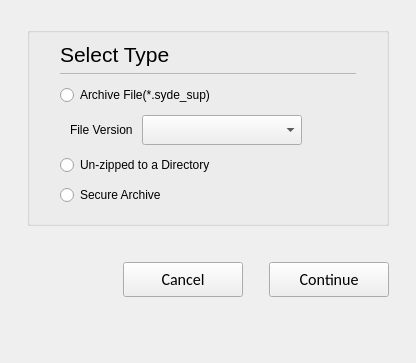
<?xml version="1.0" encoding="UTF-8"?>
<ui version="4.0">
 <class>C_SyvUpPacServiceUpdatePackageDialog</class>
 <widget class="QWidget" name="C_SyvUpPacServiceUpdatePackageDialog">
  <property name="geometry">
   <rect>
    <x>0</x>
    <y>0</y>
    <width>416</width>
    <height>363</height>
   </rect>
  </property>
  <property name="windowTitle">
   <string>C_SyvUpPacServiceUpdatePackageDialog</string>
  </property>
  <layout class="QVBoxLayout" name="verticalLayout" stretch="0,0,0,1">
   <property name="leftMargin">
    <number>27</number>
   </property>
   <property name="topMargin">
    <number>27</number>
   </property>
   <property name="rightMargin">
    <number>27</number>
   </property>
   <property name="bottomMargin">
    <number>27</number>
   </property>
   <item>
    <widget class="stw::opensyde_gui_elements::C_OgeGbx" name="pc_GroupBox_General">
     <property name="title">
      <string/>
     </property>
     <layout class="QVBoxLayout" name="verticalLayout_2">
      <property name="spacing">
       <number>0</number>
      </property>
      <property name="leftMargin">
       <number>30</number>
      </property>
      <property name="rightMargin">
       <number>30</number>
      </property>
      <property name="bottomMargin">
       <number>13</number>
      </property>
      <item>
       <layout class="QHBoxLayout" name="horizontalLayout_5" stretch="0,1">
        <property name="spacing">
         <number>0</number>
        </property>
        <item>
         <widget class="stw::opensyde_gui_elements::C_OgeLabHeadingGroupBold" name="pc_LabelType">
          <property name="font">
           <font>
            <family>Segoe UI</family>
            <pointsize>16</pointsize>
           </font>
          </property>
          <property name="text">
           <string>Select Type</string>
          </property>
         </widget>
        </item>
        <item>
         <spacer name="horizontalSpacer_7">
          <property name="orientation">
           <enum>Qt::Orientation::Horizontal</enum>
          </property>
          <property name="sizeHint" stdset="0">
           <size>
            <width>40</width>
            <height>1</height>
           </size>
          </property>
         </spacer>
        </item>
       </layout>
      </item>
      <item>
       <layout class="QHBoxLayout" name="horizontalLayout_19" stretch="0">
        <property name="spacing">
         <number>0</number>
        </property>
        <property name="topMargin">
         <number>6</number>
        </property>
        <property name="rightMargin">
         <number>0</number>
        </property>
        <property name="bottomMargin">
         <number>6</number>
        </property>
        <item>
         <widget class="stw::opensyde_gui_elements::C_OgeFraSeparator" name="pc_Frame">
          <property name="minimumSize">
           <size>
            <width>0</width>
            <height>1</height>
           </size>
          </property>
          <property name="maximumSize">
           <size>
            <width>16777215</width>
            <height>1</height>
           </size>
          </property>
          <property name="frameShape">
           <enum>QFrame::Shape::StyledPanel</enum>
          </property>
          <property name="frameShadow">
           <enum>QFrame::Shadow::Raised</enum>
          </property>
         </widget>
        </item>
       </layout>
      </item>
      <item>
       <layout class="QVBoxLayout" name="verticalLayout_3">
        <item>
         <widget class="stw::opensyde_gui_elements::C_OgeRabProperties" name="pc_RbArchiveFile">
          <property name="minimumSize">
           <size>
            <width>0</width>
            <height>30</height>
           </size>
          </property>
          <property name="text">
           <string>Archive File(*.syde_sup)</string>
          </property>
         </widget>
        </item>
        <item>
         <layout class="QHBoxLayout" name="horizontalLayout" stretch="0,0,1">
          <property name="spacing">
           <number>9</number>
          </property>
          <property name="leftMargin">
           <number>10</number>
          </property>
          <property name="topMargin">
           <number>5</number>
          </property>
          <property name="bottomMargin">
           <number>5</number>
          </property>
          <item>
           <widget class="stw::opensyde_gui_elements::C_OgeLabGroupItem" name="pc_LabFileVersion">
            <property name="text">
             <string>File Version</string>
            </property>
           </widget>
          </item>
          <item>
           <widget class="stw::opensyde_gui_elements::C_OgeCbxText" name="pc_CbxFileVersion">
            <property name="minimumSize">
             <size>
              <width>160</width>
              <height>30</height>
             </size>
            </property>
            <property name="maximumSize">
             <size>
              <width>160</width>
              <height>30</height>
             </size>
            </property>
           </widget>
          </item>
          <item>
           <spacer name="horizontalSpacer">
            <property name="orientation">
             <enum>Qt::Orientation::Horizontal</enum>
            </property>
            <property name="sizeHint" stdset="0">
             <size>
              <width>40</width>
              <height>20</height>
             </size>
            </property>
           </spacer>
          </item>
         </layout>
        </item>
        <item>
         <widget class="stw::opensyde_gui_elements::C_OgeRabProperties" name="pc_RbUnzip">
          <property name="minimumSize">
           <size>
            <width>0</width>
            <height>30</height>
           </size>
          </property>
          <property name="text">
           <string>Un-zipped to a Directory</string>
          </property>
         </widget>
        </item>
        <item>
         <widget class="stw::opensyde_gui_elements::C_OgeRabProperties" name="pc_RbSecureArchive">
          <property name="minimumSize">
           <size>
            <width>0</width>
            <height>30</height>
           </size>
          </property>
          <property name="text">
           <string>Secure Archive</string>
          </property>
         </widget>
        </item>
       </layout>
      </item>
     </layout>
    </widget>
   </item>
   <item>
    <spacer name="pc_VerticalSpacerButtonsObove">
     <property name="orientation">
      <enum>Qt::Orientation::Vertical</enum>
     </property>
     <property name="sizeType">
      <enum>QSizePolicy::Policy::Fixed</enum>
     </property>
     <property name="sizeHint" stdset="0">
      <size>
       <width>20</width>
       <height>30</height>
      </size>
     </property>
    </spacer>
   </item>
   <item>
    <layout class="QHBoxLayout" name="horizontalLayout_7">
     <item>
      <spacer name="horizontalSpacer_3">
       <property name="orientation">
        <enum>Qt::Orientation::Horizontal</enum>
       </property>
       <property name="sizeHint" stdset="0">
        <size>
         <width>40</width>
         <height>20</height>
        </size>
       </property>
      </spacer>
     </item>
     <item>
      <widget class="stw::opensyde_gui_elements::C_OgePubCancel" name="pc_PushButtonCancel">
       <property name="minimumSize">
        <size>
         <width>120</width>
         <height>35</height>
        </size>
       </property>
       <property name="maximumSize">
        <size>
         <width>120</width>
         <height>35</height>
        </size>
       </property>
       <property name="font">
        <font>
         <family>Calibri</family>
         <pointsize>12</pointsize>
        </font>
       </property>
       <property name="text">
        <string>Cancel</string>
       </property>
      </widget>
     </item>
     <item>
      <spacer name="horizontalSpacer_4">
       <property name="orientation">
        <enum>Qt::Orientation::Horizontal</enum>
       </property>
       <property name="sizeType">
        <enum>QSizePolicy::Policy::Fixed</enum>
       </property>
       <property name="sizeHint" stdset="0">
        <size>
         <width>20</width>
         <height>20</height>
        </size>
       </property>
      </spacer>
     </item>
     <item>
      <widget class="stw::opensyde_gui_elements::C_OgePubDialog" name="pc_PushButtonOk">
       <property name="minimumSize">
        <size>
         <width>120</width>
         <height>35</height>
        </size>
       </property>
       <property name="maximumSize">
        <size>
         <width>120</width>
         <height>35</height>
        </size>
       </property>
       <property name="font">
        <font>
         <family>Calibri</family>
         <pointsize>12</pointsize>
        </font>
       </property>
       <property name="text">
        <string>Continue</string>
       </property>
      </widget>
     </item>
    </layout>
   </item>
   <item>
    <spacer name="verticalSpacer_7">
     <property name="orientation">
      <enum>Qt::Orientation::Vertical</enum>
     </property>
     <property name="sizeType">
      <enum>QSizePolicy::Policy::Expanding</enum>
     </property>
     <property name="sizeHint" stdset="0">
      <size>
       <width>20</width>
       <height>45</height>
      </size>
     </property>
    </spacer>
   </item>
  </layout>
 </widget>
 <customwidgets>
  <customwidget>
   <class>stw::opensyde_gui_elements::C_OgeFraSeparator</class>
   <extends>QFrame</extends>
   <header>C_OgeFraSeparator.hpp</header>
   <container>1</container>
  </customwidget>
  <customwidget>
   <class>stw::opensyde_gui_elements::C_OgeLabHeadingGroupBold</class>
   <extends>QLabel</extends>
   <header>C_OgeLabHeadingGroupBold.hpp</header>
  </customwidget>
  <customwidget>
   <class>stw::opensyde_gui_elements::C_OgePubDialog</class>
   <extends>QPushButton</extends>
   <header>C_OgePubDialog.hpp</header>
  </customwidget>
  <customwidget>
   <class>stw::opensyde_gui_elements::C_OgeGbx</class>
   <extends>QGroupBox</extends>
   <header>C_OgeGbx.hpp</header>
   <container>1</container>
  </customwidget>
  <customwidget>
   <class>stw::opensyde_gui_elements::C_OgePubCancel</class>
   <extends>QPushButton</extends>
   <header>C_OgePubCancel.hpp</header>
  </customwidget>
  <customwidget>
   <class>stw::opensyde_gui_elements::C_OgeLabGroupItem</class>
   <extends>QLabel</extends>
   <header>C_OgeLabGroupItem.hpp</header>
  </customwidget>
  <customwidget>
   <class>stw::opensyde_gui_elements::C_OgeRabProperties</class>
   <extends>QRadioButton</extends>
   <header>C_OgeRabProperties.hpp</header>
  </customwidget>
  <customwidget>
   <class>stw::opensyde_gui_elements::C_OgeCbxText</class>
   <extends>QComboBox</extends>
   <header>C_OgeCbxText.hpp</header>
  </customwidget>
 </customwidgets>
 <resources/>
 <connections/>
</ui>
